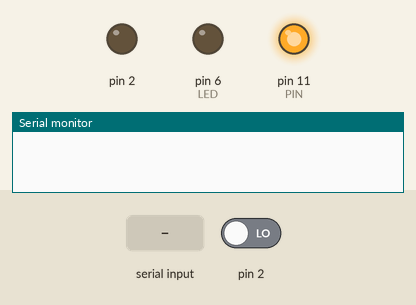
The sketch below on a simulated Arduino Uno, built with avr-gcc and run on an emulated ATmega328P. On the bench: output pins drawn as LEDs (lit = HIGH), the last lines printed to the serial monitor. The inputs (shaded band) are chosen by the test bench; at power-on: pin 2 LOW.

Above: at 1.2 s.
1.3 s: "unde\n" received over Serial
At 2.6 s:
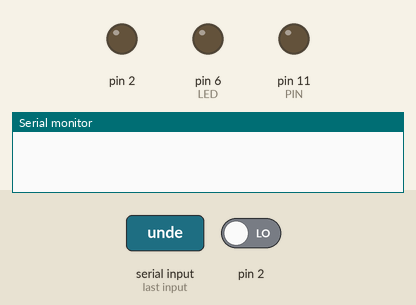
At 5.7 s:
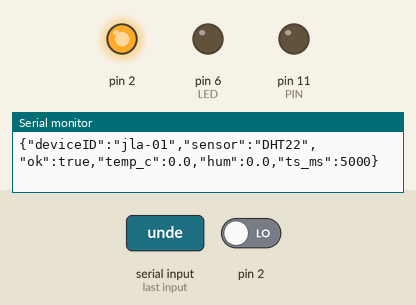
Timing chart, 0 to 11.8 s (numbered marks = the images above; inputs shaded):
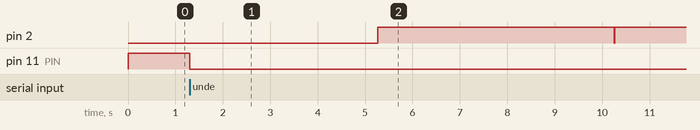

The sketch:

Temp-Hum.ino
```cpp
#include <Bonezegei_DHT22.h>

#define PIN 11
#define LED 6

//param (2) = pin used for data
Bonezegei_DHT22 dht(2);

// millis zone
unsigned long ms_from_start = 0;
unsigned long last_read = 0;
unsigned long interval = 5000;

float control = 255;

void setup() {

  pinMode(PIN, OUTPUT);
  pinMode(LED, OUTPUT);
  Serial.begin(115200);
  dht.begin();

}


// Set variables used for serial com
String Buffer = "";


void loop() {

  if (Serial.available() > 0) {

    Buffer = "";
    Buffer = Serial.readStringUntil('\n');
    Serial.flush();
    Buffer = Buffer.substring(0,4);

  }

  if (Buffer == "over") {
    control = 255;
  }

  else if (Buffer == "unde") {
    control = 0;
  }

  analogWrite(PIN, control);

  ms_from_start = millis();

  if (ms_from_start - last_read >= interval)
  {

    last_read = ms_from_start;

    if (dht.getData()) {

      // get temperatur in celsius
      float tempDeg = dht.getTemperature();
      // get humidity
      float hum = dht.getHumidity();

      // Print output
      Serial.print("{\"deviceID\":\"jla-01\",\"sensor\":\"DHT22\",");
      Serial.print("\"ok\":true");
      Serial.print(",\"temp_c\":");
      Serial.print(tempDeg, 1);
      Serial.print(",\"hum\":");
      Serial.print(hum, 1);
      Serial.print(",\"ts_ms\":");
      Serial.print(ms_from_start);
      Serial.println("}");

      // Convert temperatur from float to int
      int tempDeg100 = 0;
      // Store temperatur timed by 10
      tempDeg100 = tempDeg * 10;
      // Map the desired temp to light the led
      unsigned int tempvalue = map(tempDeg100, 220, 235, 0, 255);

      if (tempDeg100 <= 220) {
        analogWrite(LED, 0);
      }
      else if (tempDeg100 >= 235) {
        analogWrite(LED, 255);
      }
      else {
        analogWrite(LED, tempvalue);
      }

    }

    else {

      Serial.print("{\"deviceID\":\"jla-01\",\"sensor\":\"DHT22\",");
      Serial.print("\"ok\":false,");
      Serial.print("\"error\":\"Unable to retrieve data\"");
      Serial.print(",\"ts_ms\":");
      Serial.print(ms_from_start);
      Serial.println("}");
      // Set led to 0 because error
      analogWrite(LED, 0);

    }

  }

}
```

Measured:
- after the input at 1.3 s, pin 11 (PIN): HIGH → LOW at once
